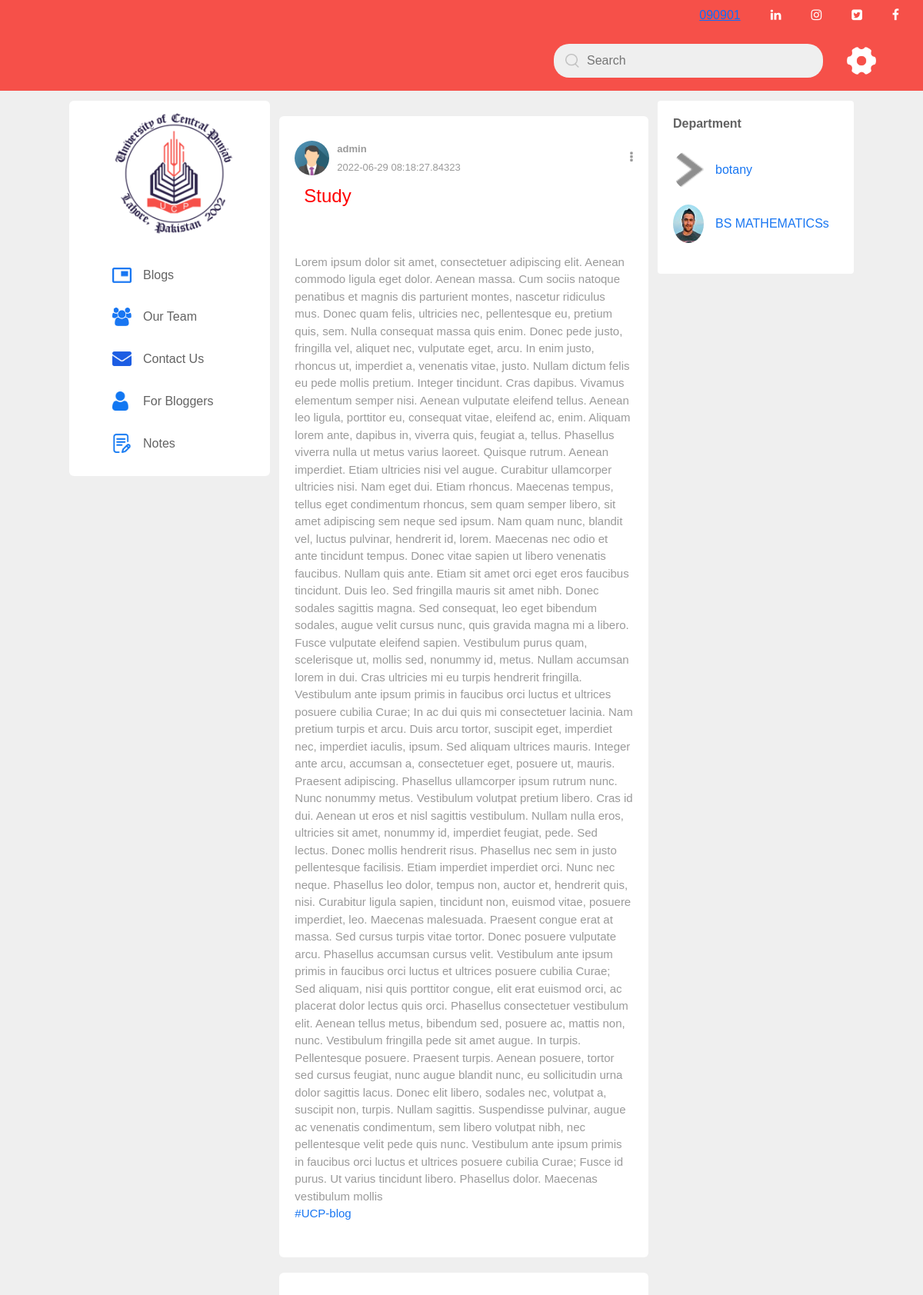
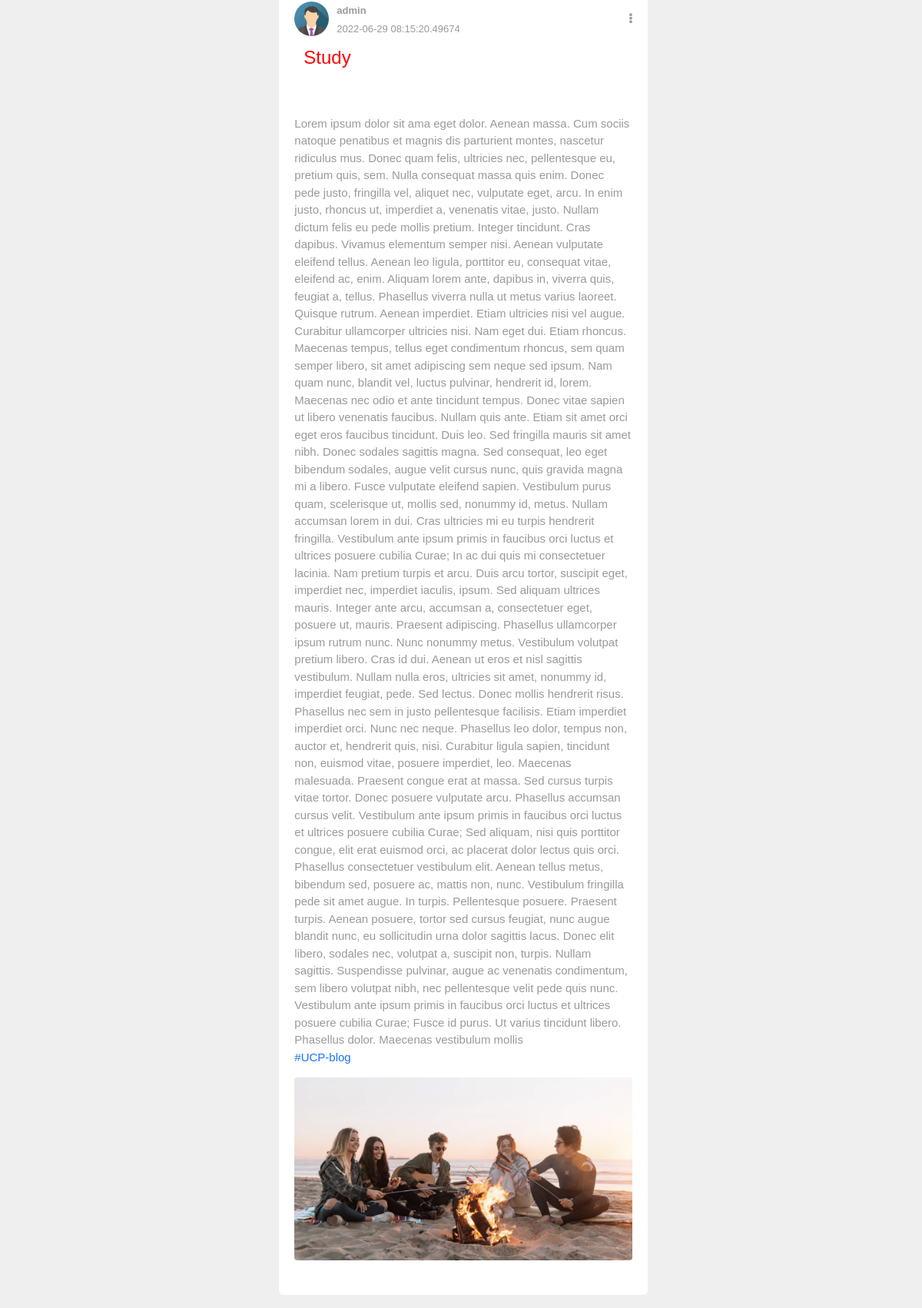
Screenshot of /admin_notice.php (upper part) with the database file from the repository (2 pictures, top to bottom).
### tables this page shows
CREATE TABLE `companyprofile` (
  `id` int(11) NOT NULL,
  `name` varchar(100) NOT NULL,
  `logo` varchar(255) NOT NULL,
  `phone` varchar(100) NOT NULL,
  `email` varchar(140) NOT NULL,
  `address` varchar(200) NOT NULL,
  `facebook` text NOT NULL,
  `instagram` text NOT NULL,
  `whatsapp` text NOT NULL,
  `linkedin` varchar(200) NOT NULL
);

CREATE TABLE `postbyadmin` (
  `id` int(11) NOT NULL,
  `subject` varchar(70) NOT NULL,
  `image` varchar(255) NOT NULL,
  `post` text NOT NULL,
  `byadmin` varchar(50) NOT NULL,
  `time` timestamp(5) NOT NULL DEFAULT current_timestamp(5) ON UPDATE current_timestamp(5)
);

CREATE TABLE `admin_signup` (
  `id` int(11) NOT NULL,
  `name` varchar(70) NOT NULL,
  `email` varchar(50) NOT NULL,
  `password` varchar(50) NOT NULL
);

CREATE TABLE `departments` (
  `id` int(11) NOT NULL,
  `department` varchar(70) NOT NULL,
  `image` varchar(250) NOT NULL
);

### admin_notice.php (the view, shortened to what this page needs)
<?php
include('admin/db.php');
?>
<!doctype html>
<html lang="en">
<head>
	<link rel="stylesheet" href="https://cdnjs.cloudflare.com/ajax/libs/font-awesome/4.7.0/css/font-awesome.min.css">
	<link href="https://cdn.jsdelivr.net/npm/bootstrap@5.0.2/dist/css/bootstrap.min.css" rel="stylesheet">
	<link rel="stylesheet" href="css/style.css">
</head>
<body class="bgimg">
	<div>
		<ul>
			<?php
			$query = $con->query('SELECT * FROM `companyprofile`');
			while ($row = $query->fetch_assoc()) {
				$num  = $row['phone'];
				$facebook = $row['facebook']; ?>
				<li><a href="<?php echo $facebook ?>"><i class="fa fa-facebook" aria-hidden="true" style="color: white;"></i></a></li>
				<li><a href="<?php echo $row['instagram']; ?>"><i class="fa fab fa-twitter-square" aria-hidden="true" style="color: white;"></i></a></li>
				<li><a href="<?php echo $row['whatapp']; ?>"><i class="fa fab fa-instagram" aria-hidden="true" style="color: white;"></i></a></li>
				<li><a href="<?php echo $row['linkedin']; ?>"><i class="fa fab fa-linkedin" aria-hidden="true" style="color: white;"></i></a></li>
				<li><a href=""><?php echo $num ?></a></li>
			<?php
			}
			?>
		</ul>
		<nav>
			<div class="nav-right ">
				<div class="search-box " style="margin-top: 12px; margin-bottom:12px">
					<img src="images/search.png">
					<input type="text" placeholder="Search">
				</div>
				<div class="nav-user-icon online" onclick="settingsMenuToggle();">
					<img src="images/settinglogo.png">
				</div>
			</div>
		</nav>
	</div>
	<div class="container ">
		<div class="left-sidebar  side" style="border-radius: 6px;">
			<div class="imp-links dark-theme " style="margin-left: 0px;border: 0px;">
				<div style="margin-left:56px ;">
					<?php
$query = $con->query("SELECT * FROM `companyprofile`");
while ($row = $query->fetch_assoc()) {
	?>
					<img src="./admin/img/logo/<?php echo $row['logo']?>" class="logo" width="270px" height="160px" style="margin-bottom: 41px; margin-top: 14px;">
					<?php
}
?>
					<a href="./index.php">
						<img src="images/news.png">
						Blogs
					</a>
					<a href="./ourTeam.php">
						<img src="images/group.png">
						Our Team
					</a>
					<a href="./contactus.php">
						<img src="images/email.png">
						Contact Us
					</a>
					<a href="#">
						<img src="images/user.png">
						<span data-bs-toggle="modal" data-bs-target="#addModal">For Bloggers</span>
					</a>
					<a href="notes.php">
						<img src="images/notes.png">
						Notes
					</a>
				</div>
			</div>
		</div>
		<div class="main-content ">
			<?php
			$queryblogger = $con->query('SELECT * FROM `postbyadmin` ORDER BY id DESC;');
			while ($blogger = $queryblogger->fetch_assoc()) {
			?>
				<div class="post-container">
					<div class="post-row">
						<?php
						$query = $con->query('SELECT * FROM `admin_signup` rsort');
						while ($adminName = $query->fetch_assoc()) {
							$name = $adminName['name'];
						}
						?>
						<div class="user-profile">
							<img src="./admin/img/img_avatar.png" height="45px">
							<div>
								<span><b><strong><?php echo $name; ?></strong></b></span><br>
								<span><?php echo $blogger['time']; ?></span>
							</div>
						</div>
						<a href="#">
							<i class="fa fa-ellipsis-v"></i>
						</a>
					</div>
					<h4 style="color: red; margin-left:12px;margin-top:12px;"><?php echo $blogger['subject']; ?></h4>
					<p class="post-text"><?php echo $blogger['department']; ?><span></span>
						<br><br><?php echo $blogger['post']; ?><br>
						<a href="#">#UCP-blog</a>
					</p>
					<?php
					$image = $blogger['image'];
					if ($image) {
					?>
						<img src="./admin/img/adminpost/<?php echo  $image; ?>" class="post-img">
					<?php
					} else {
					}
					?>
					<div class="post-row">
					</div>
				</div>
			<?php
			}
			?>
		</div>
		<div class="right-sidebar">
			<div class="sidebar-title">
				<h4>Department</h4>
			</div>
			<?php
			$query = $con->query('select * from departments');
			while ($row = $query->fetch_assoc()) {
			?>
				<div class="online-list">
					<div class="online">
					<img src="./admin/img/department/<?php echo $row['image'];?>" width="12px" height="50px">					</div>
					<span style="color: #1876F2;"><?php echo $row['department']; ?></span>
				</div>
			<?php
			}
			?>
		</div>
	</div>
</body>
</html>

### css/style.css (style rules this page uses)
ul { list-style-type: none; margin: 0; padding: 0; overflow: hidden; background-color: var(--nav-color); }
li { float: right; margin-right: 23px; }
li a { display: block; padding: 8px; }
* { margin: 0; padding: 0; font-family: 'poppins',sans-serif; box-sizing: border-box; }
:root { --body-color: #efefef; --nav-color: #f65049; --bg-color: #fff; --side-color:#fff; }
.dark-theme { --body-color: #252525; --nav-color: #ce5c5c; --bg-color:#1a1919; --side-color:#1a1919; }
body { background: var(--body-color); transition: background 0.3s; }
nav { display: flex; align-items: center; justify-content: space-between; background: var(--nav-color); padding: 5px 5%; position: sticky; top: 0; z-index: 100; }
.logo { width: 160px; margin-right: 45px; }
.nav-left, .nav-right { display: flex; align-items: center; }
.nav-user-icon img { width: 40px; border-radius: 50%; cursor: pointer; }
.search-box { background: #efefef; width: 350px; border-radius: 20px; display: flex; align-items: center; padding: 0 15px; }
.search-box img { width: 18px; }
.search-box input { width: 100%; background: transparent; padding: 10px; outline: none; border: 0; }
.nav-user-icon { margin-left:30px; }
.online { position: relative; }
.container { display: flex; justify-content: space-between; padding: 13px 5%; }
.left-sidebar { flex-basis: 25%; position: sticky; top: 70px; align-self: flex-start; background: var(--side-color); }
.right-sidebar { flex-basis: 25%; position: sticky; top: 70px; align-self: flex-start; background: var(--bg-color); padding:20px; border-radius: 4px; color:#626262; }
.main-content { width: 47%; }
.imp-links a, .shortcut-links a { text-decoration: none; display: flex; align-items: center; margin-bottom: 30px; color: #626262; width: fit-content; }
.imp-links a img { width: 25px; margin-right: 15px; }
.imp-links { border-bottom: 1px solid #ccc; }
.sidebar-title { display: flex; align-items: center; justify-content: space-between; margin-bottom: 18px; }
.right-sidebar h4 { font-weight: 600; font-size: 16px; }
.online-list { display: flex; align-items: center; margin-bottom: 20px; }
.online-list .online img { width:40px; border-radius: 50%; }
.online-list .online { width: 40px; border-radius: 50%; margin-right: 15px; }
.online-list .online:after { top:unset; bottom: 0; }
.user-profile { display: flex; align-items: center; }
.user-profile img { width:45px; border-radius: 50%; margin-right:10px; }
.post-container { width: 100%; background:var(--bg-color); border-radius: 6px; padding: 20px; color:#626262; margin:20px 0; }
.user-profile span { font-size: 13px; color:#9a9a9a; }
.post-text { color:#9a9a9a; margin:15px 0; font-size: 15px; }
.post-text a { color:#1876f2; text-decoration: none; }
.post-img { width: 100%; border-radius: 4px; margin-bottom: 5px; }
.post-row { margin-top:10px; display: flex; align-items: center; justify-content: space-between; }
.post-row a { color:#9a9a9a; }

### admin_notice.php (style rules this page uses)
:root { --gutter: 20px; }

### rows the page displays
companyprofile: phone "090901", logo (picture)
postbyadmin: admin_signup.name "admin", time "2022-06-29 08:18:27.84323", subject "Study", post "Lorem ipsum dolor sit amet, consectetuer adipiscing elit. Aenean commodo ligula eget dolor. Aenean massa. Cum sociis natoque penatibus et magnis dis parturient montes, nascetur ridiculus mus. Donec quam felis, ultricies nec, pellentesque eu, pretium quis, sem. Nulla consequat massa quis enim. Donec pede justo, fringilla vel, aliquet nec, vulputate eget, arcu. In enim justo, rhoncus ut, imperdiet a, venenatis vitae, justo. Nullam dictum felis eu pede mollis pretium. Integer tincidunt. Cras dapibus. Vivamus elementum semper nisi. Aenean vulputate eleifend tellus. Aenean leo ligula, porttitor eu, consequat vitae, eleifend ac, enim. Aliquam lorem ante, dapibus in, viverra quis, feugiat a,…"
postbyadmin: admin_signup.name "admin", time "2022-06-29 08:15:20.49674", subject "Study", post "Lorem ipsum dolor sit ama eget dolor. Aenean massa. Cum sociis natoque penatibus et magnis dis parturient montes, nascetur ridiculus mus. Donec quam felis, ultricies nec, pellentesque eu, pretium quis, sem. Nulla consequat massa quis enim. Donec pede justo, fringilla vel, aliquet nec, vulputate eget, arcu. In enim justo, rhoncus ut, imperdiet a, venenatis vitae, justo. Nullam dictum felis eu pede mollis pretium. Integer tincidunt. Cras dapibus. Vivamus elementum semper nisi. Aenean vulputate eleifend tellus. Aenean leo ligula, porttitor eu, consequat vitae, eleifend ac, enim. Aliquam lorem ante, dapibus in, viverra quis, feugiat a, tellus. Phasellus viverra nulla ut metus varius laoreet.…", image (picture)
departments: image (picture), department "botany"
departments: image (picture), department "BS MATHEMATICSs"
